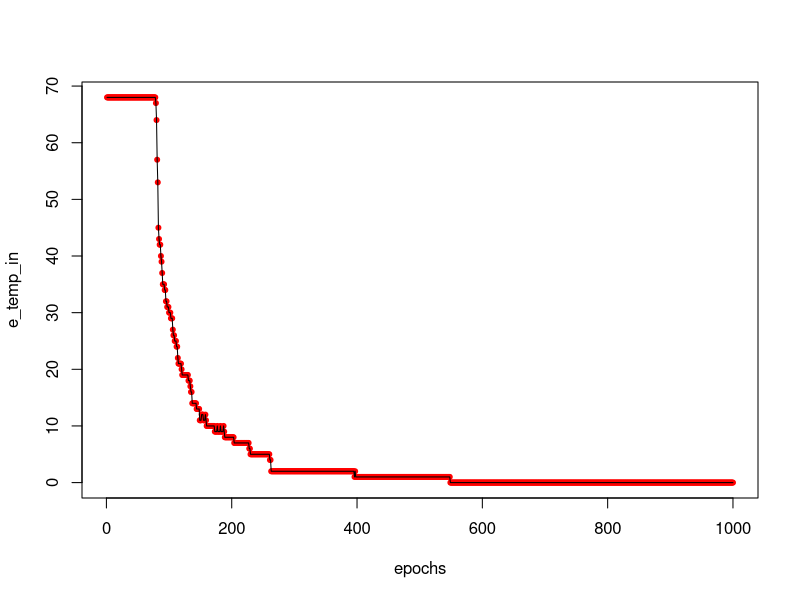
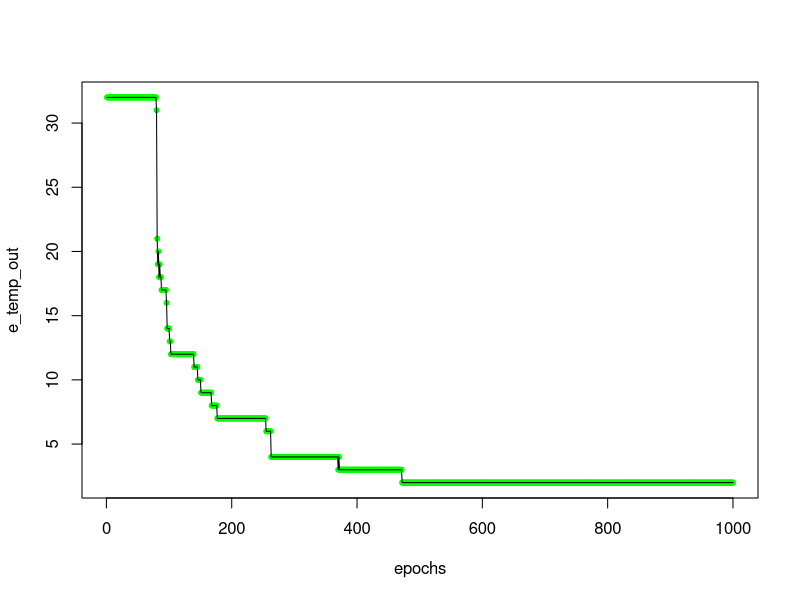

Write the R code that produced these figures, in order.
#function
calculate_output<- function(weight,z)     #function to calculate the output
{
  sum<-0
  for(k in 1:(cols-1))
  {
    sum <- sum +(weight[k]*z[k])  
  }
  sum<-sum+weight[k]
  
  if(sum>0)
  {
    error<-1
  }
  else
  {
    error<--1
  }
  return(error)       #returning the error
}

#Perceptron
X=as.matrix(read.table("Iris.txt",sep=","))     #reading the file here. Taking the values sepaerated by ','
rows<-nrow(X)                                   #Finding the rows of the matrix obtained
cols<-ncol(X)                                   #Finding the cols of the matric obtained

# splitting the matrix into two matrices, x for the feature matrix and y for the target function  matrix
x<-X[1:rows,1:cols-1]
y<-X[1:rows,cols]



perc=70;    #Percentage of the data to be taken
train<-(perc/100)*rows



learning_rate <- 0.02
iteration<-0
max_iteration<-1000   #total Itertions for the perceptron

weight<-vector(mode='numeric',length=0)   #Weight vector
epochs<-vector(mode='numeric',length=0)   #Epochs vector

for(i in 1:cols)
{
  weight <- c(weight,500)  #initializing weight vector
}

temp_weights<-weight    #temporary copy of weight vector for calculation in a iteration

e_temp_in <- vector(mode='numeric',length = 0)  #in error vector
e_temp_out <- vector(mode='numeric', length = 0)#out error vector




repeat
{
  
  iteration <- iteration+1
  temp_weights<-weight #initialising temporary weights with updated weights
  e_in <- 0
  e_out <- 0
  for(p in 1:train)
  {
    
    error<- calculate_output(temp_weights,x[p,])  #Checking for class output with previous iteration's weight 
    
    if(error==1 && y[p]==-1)      #checking for missclassification
    {
      local_error<--1
    }
    else if(error==-1 && y[p]==1)
    {
      local_error<-1
    }
    else if(error==y[p])
    {
      local_error<-0
    }
    
    correction<-local_error
    e_in<-e_in+abs(local_error)
    
    #checking for output with updated weights
    
    error_updated<- calculate_output(weight,x[p,])
    
    if(error_updated==1 && y[p]==-1)
    {
      local_error<--1
    }
    else if(error_updated==-1 && y[p]==1)
    {
      local_error<-1
    }
    else if(error_updated==y[p])
    {
      local_error<-0
    }
    
    #computing error
    correction<-local_error*learning_rate
    
    #updating weights
    for(l in 1:cols-1)
    {
      weight[l]<-weight[l]+ x[p,l]*correction
    }
    l<-l+1
    weight[l]<-weight[l]+correction
  }
  
  e_temp_in <- c(e_temp_in, e_in)
  
  #Checking for errors in test data
  for(j in train:150){
    output <- calculate_output(temp_weights,x[j,])
    
    #checkong for misclassification
    if(output == -1 && y[j] == 1){
      local_error <- 1
    }
    if(output == 1 && y[j] == -1){
      local_error <- -1
    }
    if(output == y[j]){
      local_error <- 0
    }
    e_out <- e_out + abs(local_error)
  }
  e_temp_out <- c(e_temp_out, e_out)
  
  if(iteration==max_iteration)
  {
    epochs<-c(epochs,iteration)
    break
  }
  else
  {
    epochs<-c(epochs,iteration)
  }
  
}


#plotting graphs. Note: Two graphs will be obtained
plot( epochs,e_temp_in,col="red",pch=20 )
lines(e_temp_in)
plot( epochs,e_temp_out, col="green", pch=20 )
lines(e_temp_out)










